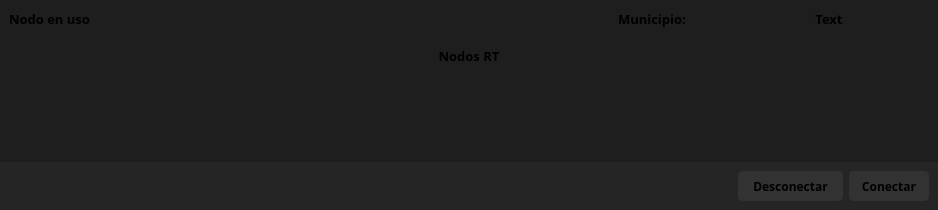
                     <widget class="QFrame" name="page_home_content">
                      <property name="frameShape">
                       <enum>QFrame::NoFrame</enum>
                      </property>
                      <property name="frameShadow">
                       <enum>QFrame::Raised</enum>
                      </property>
                      <layout class="QVBoxLayout" name="verticalLayout_18">
                       <property name="spacing">
                        <number>0</number>
                       </property>
                       <property name="leftMargin">
                        <number>0</number>
                       </property>
                       <property name="topMargin">
                        <number>0</number>
                       </property>
                       <property name="rightMargin">
                        <number>0</number>
                       </property>
                       <property name="bottomMargin">
                        <number>0</number>
                       </property>
                       <item>
                        <widget class="QFrame" name="content_information">
                         <property name="maximumSize">
                          <size>
                           <width>16777215</width>
                           <height>50</height>
                          </size>
                         </property>
                         <property name="styleSheet">
                          <string notr="true">background-color: rgb(30, 30, 30);
border-radius: 0px;</string>
                         </property>
                         <property name="frameShape">
                          <enum>QFrame::NoFrame</enum>
                         </property>
                         <property name="frameShadow">
                          <enum>QFrame::Raised</enum>
                         </property>
                         <layout class="QHBoxLayout" name="horizontalLayout_11">
                          <item>
                           <widget class="QLabel" name="net_node_in_use">
                            <property name="sizePolicy">
                             <sizepolicy hsizetype="Minimum" vsizetype="Preferred">
                              <horstretch>0</horstretch>
                              <verstretch>0</verstretch>
                             </sizepolicy>
                            </property>
                            <property name="maximumSize">
                             <size>
                              <width>167777</width>
                              <height>16777215</height>
                             </size>
                            </property>
                            <property name="font">
                             <font>
                              <family>Segoe UI Semibold</family>
                              <pointsize>10</pointsize>
                              <weight>75</weight>
                              <bold>true</bold>
                             </font>
                            </property>
                            <property name="text">
                             <string>Nodo en uso</string>
                            </property>
                            <property name="alignment">
                             <set>Qt::AlignLeading|Qt::AlignLeft|Qt::AlignVCenter</set>
                            </property>
                            <property name="wordWrap">
                             <bool>true</bool>
                            </property>
                           </widget>
                          </item>
                          <item>
                           <spacer name="horizontalSpacer_6">
                            <property name="orientation">
                             <enum>Qt::Horizontal</enum>
                            </property>
                            <property name="sizeType">
                             <enum>QSizePolicy::Preferred</enum>
                            </property>
                            <property name="sizeHint" stdset="0">
                             <size>
                              <width>360</width>
                              <height>20</height>
                             </size>
                            </property>
                           </spacer>
                          </item>
                          <item>
                           <widget class="QLabel" name="city_label">
                            <property name="maximumSize">
                             <size>
                              <width>105</width>
                              <height>16777215</height>
                             </size>
                            </property>
                            <property name="font">
                             <font>
                              <family>Segoe UI Semibold</family>
                              <pointsize>10</pointsize>
                              <weight>75</weight>
                              <bold>true</bold>
                             </font>
                            </property>
                            <property name="styleSheet">
                             <string notr="true"/>
                            </property>
                            <property name="text">
                             <string>Municipio:</string>
                            </property>
                           </widget>
                          </item>
                          <item>
                           <widget class="QLabel" name="net_node_city">
                            <property name="sizePolicy">
                             <sizepolicy hsizetype="Preferred" vsizetype="Preferred">
                              <horstretch>0</horstretch>
                              <verstretch>0</verstretch>
                             </sizepolicy>
                            </property>
                            <property name="minimumSize">
                             <size>
                              <width>150</width>
                              <height>0</height>
                             </size>
                            </property>
                            <property name="maximumSize">
                             <size>
                              <width>200</width>
                              <height>16777215</height>
                             </size>
                            </property>
                            <property name="font">
                             <font>
                              <family>Segoe UI Semibold</family>
                              <pointsize>10</pointsize>
                              <weight>75</weight>
                              <bold>true</bold>
                             </font>
                            </property>
                            <property name="layoutDirection">
                             <enum>Qt::RightToLeft</enum>
                            </property>
                            <property name="text">
                             <string>Text</string>
                            </property>
                            <property name="alignment">
                             <set>Qt::AlignCenter</set>
                            </property>
                            <property name="wordWrap">
                             <bool>true</bool>
                            </property>
                           </widget>
                          </item>
                         </layout>
                        </widget>
                       </item>
                       <item>
                        <widget class="QFrame" name="frame_4">
                         <property name="frameShape">
                          <enum>QFrame::NoFrame</enum>
                         </property>
                         <property name="frameShadow">
                          <enum>QFrame::Raised</enum>
                         </property>
                         <layout class="QVBoxLayout" name="verticalLayout">
                          <property name="spacing">
                           <number>0</number>
                          </property>
                          <property name="leftMargin">
                           <number>0</number>
                          </property>
                          <property name="topMargin">
                           <number>0</number>
                          </property>
                          <property name="rightMargin">
                           <number>0</number>
                          </property>
                          <property name="bottomMargin">
                           <number>0</number>
                          </property>
                          <item>
                           <widget class="QFrame" name="frame_table_header">
                            <property name="maximumSize">
                             <size>
                              <width>16777215</width>
                              <height>50</height>
                             </size>
                            </property>
                            <property name="styleSheet">
                             <string notr="true">background-color: rgb(30, 30, 30);
border-radius: 0px;
border-bottom-left-radius: 0px;
border-bottom-right-radius: 0px;</string>
                            </property>
                            <property name="frameShape">
                             <enum>QFrame::NoFrame</enum>
                            </property>
                            <property name="frameShadow">
                             <enum>QFrame::Raised</enum>
                            </property>
                            <layout class="QHBoxLayout" name="horizontalLayout_12">
                             <item>
                              <widget class="QLabel" name="label_table_info">
                               <property name="font">
                                <font>
                                 <family>Segoe UI Semibold</family>
                                 <pointsize>10</pointsize>
                                 <weight>75</weight>
                                 <bold>true</bold>
                                </font>
                               </property>
                               <property name="text">
                                <string>Nodos RT</string>
                               </property>
                               <property name="alignment">
                                <set>Qt::AlignCenter</set>
                               </property>
                              </widget>
                             </item>
                            </layout>
                           </widget>
                          </item>
                          <item>
                           <widget class="QFrame" name="frame_table">
                            <property name="frameShape">
                             <enum>QFrame::NoFrame</enum>
                            </property>
                            <property name="frameShadow">
                             <enum>QFrame::Raised</enum>
                            </property>
                            <layout class="QVBoxLayout" name="verticalLayout_17">
                             <property name="spacing">
                              <number>0</number>
                             </property>
                             <property name="leftMargin">
                              <number>0</number>
                             </property>
                             <property name="topMargin">
                              <number>0</number>
                             </property>
                             <property name="rightMargin">
                              <number>0</number>
                             </property>
                             <property name="bottomMargin">
                              <number>0</number>
                             </property>
                             <item>
                              <widget class="QTableWidget" name="rtNodeStatusTable">
                               <property name="enabled">
                                <bool>true</bool>
                               </property>
                               <property name="sizePolicy">
                                <sizepolicy hsizetype="Preferred" vsizetype="Preferred">
                                 <horstretch>0</horstretch>
                                 <verstretch>0</verstretch>
                                </sizepolicy>
                               </property>
                               <property name="maximumSize">
                                <size>
                                 <width>99999</width>
                                 <height>1000</height>
                                </size>
                               </property>
                               <property name="palette">
                                <palette>
                                 <active>
                                  <colorrole role="WindowText">
                                   <brush brushstyle="SolidPattern">
                                    <color alpha="255">
                                     <red>210</red>
                                     <green>210</green>
                                     <blue>210</blue>
                                    </color>
                                   </brush>
                                  </colorrole>
                                  <colorrole role="Button">
                                   <brush brushstyle="SolidPattern">
                                    <color alpha="255">
                                     <red>30</red>
                                     <green>30</green>
                                     <blue>30</blue>
                                    </color>
                                   </brush>
                                  </colorrole>
                                  <colorrole role="Text">
                                   <brush brushstyle="SolidPattern">
                                    <color alpha="255">
                                     <red>210</red>
                                     <green>210</green>
                                     <blue>210</blue>
                                    </color>
                                   </brush>
                                  </colorrole>
                                  <colorrole role="ButtonText">
                                   <brush brushstyle="SolidPattern">
                                    <color alpha="255">
                                     <red>210</red>
                                     <green>210</green>
                                     <blue>210</blue>
                                    </color>
                                   </brush>
                                  </colorrole>
                                  <colorrole role="Base">
                                   <brush brushstyle="SolidPattern">
                                    <color alpha="255">
                                     <red>30</red>
                                     <green>30</green>
                                     <blue>30</blue>
                                    </color>
                                   </brush>
                                  </colorrole>
                                  <colorrole role="Window">
                                   <brush brushstyle="SolidPattern">
                                    <color alpha="255">
                                     <red>30</red>
                                     <green>30</green>
                                     <blue>30</blue>
                                    </color>
                                   </brush>
                                  </colorrole>
                                  <colorrole role="PlaceholderText">
                                   <brush brushstyle="NoBrush">
                                    <color alpha="128">
                                     <red>210</red>
                                     <green>210</green>
                                     <blue>210</blue>
                                    </color>
                                   </brush>
                                  </colorrole>
                                 </active>
                                 <inactive>
                                  <colorrole role="WindowText">
                                   <brush brushstyle="SolidPattern">
                                    <color alpha="255">
                                     <red>210</red>
                                     <green>210</green>
                                     <blue>210</blue>
                                    </color>
                                   </brush>
                                  </colorrole>
                                  <colorrole role="Button">
                                   <brush brushstyle="SolidPattern">
                                    <color alpha="255">
                                     <red>30</red>
                                     <green>30</green>
                                     <blue>30</blue>
                                    </color>
                                   </brush>
                                  </colorrole>
                                  <colorrole role="Text">
                                   <brush brushstyle="SolidPattern">
                                    <color alpha="255">
                                     <red>210</red>
                                     <green>210</green>
                                     <blue>210</blue>
                                    </color>
                                   </brush>
                                  </colorrole>
                                  <colorrole role="ButtonText">
                                   <brush brushstyle="SolidPattern">
                                    <color alpha="255">
                                     <red>210</red>
                                     <green>210</green>
                                     <blue>210</blue>
                                    </color>
                                   </brush>
                                  </colorrole>
                                  <colorrole role="Base">
                                   <brush brushstyle="SolidPattern">
                                    <color alpha="255">
                                     <red>30</red>
                                     <green>30</green>
                                     <blue>30</blue>
                                    </color>
                                   </brush>
                                  </colorrole>
                                  <colorrole role="Window">
                                   <brush brushstyle="SolidPattern">
                                    <color alpha="255">
                                     <red>30</red>
                                     <green>30</green>
                                     <blue>30</blue>
                                    </color>
                                   </brush>
                                  </colorrole>
                                  <colorrole role="PlaceholderText">
                                   <brush brushstyle="NoBrush">
                                    <color alpha="128">
                                     <red>210</red>
                                     <green>210</green>
                                     <blue>210</blue>
                                    </color>
                                   </brush>
                                  </colorrole>
                                 </inactive>
                                 <disabled>
                                  <colorrole role="WindowText">
                                   <brush brushstyle="SolidPattern">
                                    <color alpha="255">
                                     <red>210</red>
                                     <green>210</green>
                                     <blue>210</blue>
                                    </color>
                                   </brush>
                                  </colorrole>
                                  <colorrole role="Button">
                                   <brush brushstyle="SolidPattern">
                                    <color alpha="255">
                                     <red>30</red>
                                     <green>30</green>
                                     <blue>30</blue>
                                    </color>
                                   </brush>
                                  </colorrole>
                                  <colorrole role="Text">
                                   <brush brushstyle="SolidPattern">
                                    <color alpha="255">
                                     <red>210</red>
                                     <green>210</green>
                                     <blue>210</blue>
                                    </color>
                                   </brush>
                                  </colorrole>
                                  <colorrole role="ButtonText">
                                   <brush brushstyle="SolidPattern">
                                    <color alpha="255">
                                     <red>210</red>
                                     <green>210</green>
                                     <blue>210</blue>
                                    </color>
                                   </brush>
                                  </colorrole>
                                  <colorrole role="Base">
                                   <brush brushstyle="SolidPattern">
                                    <color alpha="255">
                                     <red>30</red>
                                     <green>30</green>
                                     <blue>30</blue>
                                    </color>
                                   </brush>
                                  </colorrole>
                                  <colorrole role="Window">
                                   <brush brushstyle="SolidPattern">
                                    <color alpha="255">
                                     <red>30</red>
                                     <green>30</green>
                                     <blue>30</blue>
                                    </color>
                                   </brush>
                                  </colorrole>
                                  <colorrole role="PlaceholderText">
                                   <brush brushstyle="NoBrush">
                                    <color alpha="128">
                                     <red>210</red>
                                     <green>210</green>
                                     <blue>210</blue>
                                    </color>
                                   </brush>
                                  </colorrole>
                                 </disabled>
                                </palette>
                               </property>
                               <property name="focusPolicy">
                                <enum>Qt::NoFocus</enum>
                               </property>
                               <property name="styleSheet">
                                <string notr="true">QTableWidget {	
	background-color: rgb(30, 30, 30);
	padding: 10px;
	border-radius: 0px;
	gridline-color: rgb(44, 49, 60);
	/*border-bottom: 1px solid rgb(44, 49, 60);*/
	border-top-left-radius: 0px;
	border-top-right-radius: 0px;
}
QTableWidget::item{
	border-color: rgb(44, 49, 60);
	padding-left: 5px;
	padding-right: 5px;
	gridline-color: rgb(44, 49, 60);
}
QTableWidget::item:selected{
	background-color: rgb(50, 50, 51);
	color: rgb(219, 219, 219);
}
QScrollBar:horizontal {
    border: none;
    background: rgb(52, 59, 72);
    height: 14px;
    margin: 0px 21px 0 21px;
	border-radius: 0px;
}
 QScrollBar:vertical {
	border: none;
    background: rgb(52, 59, 72);
    width: 14px;
    margin: 21px 0 21px 0;
	border-radius: 0px;
 }
QHeaderView::section{
	Background-color: rgb(39, 44, 54);
	max-width: 30px;
	border: 1px solid rgb(44, 49, 60);
	border-style: none;
    border-bottom: 1px solid rgb(44, 49, 60);
    border-right: 1px solid rgb(44, 49, 60);
}
QTableWidget::horizontalHeader {	
	background-color: rgb(81, 255, 0);
}
QHeaderView::section:horizontal
{
    border: 1px solid rgb(30,30,30);
	background-color: rgb(0, 122, 204);
	padding: 3px;
	border-top-left-radius: 7px;
    border-top-right-radius: 7px;
}
QHeaderView::section:vertical
{
    border: 1px solid rgb(0, 122, 204);
}
</string>
                               </property>
                               <property name="frameShape">
                                <enum>QFrame::NoFrame</enum>
                               </property>
                               <property name="verticalScrollBarPolicy">
                                <enum>Qt::ScrollBarAsNeeded</enum>
                               </property>
                               <property name="horizontalScrollBarPolicy">
                                <enum>Qt::ScrollBarAsNeeded</enum>
                               </property>
                               <property name="sizeAdjustPolicy">
                                <enum>QAbstractScrollArea::AdjustToContents</enum>
                               </property>
                               <property name="autoScroll">
                                <bool>true</bool>
                               </property>
                               <property name="autoScrollMargin">
                                <number>16</number>
                               </property>
                               <property name="editTriggers">
                                <set>QAbstractItemView::NoEditTriggers</set>
                               </property>
                               <property name="alternatingRowColors">
                                <bool>false</bool>
                               </property>
                               <property name="selectionMode">
                                <enum>QAbstractItemView::SingleSelection</enum>
                               </property>
                               <property name="selectionBehavior">
                                <enum>QAbstractItemView::SelectRows</enum>
                               </property>
                               <property name="verticalScrollMode">
                                <enum>QAbstractItemView::ScrollPerPixel</enum>
                               </property>
                               <property name="horizontalScrollMode">
                                <enum>QAbstractItemView::ScrollPerPixel</enum>
                               </property>
                               <property name="showGrid">
                                <bool>true</bool>
                               </property>
                               <property name="gridStyle">
                                <enum>Qt::SolidLine</enum>
                               </property>
                               <property name="sortingEnabled">
                                <bool>true</bool>
                               </property>
                               <property name="wordWrap">
                                <bool>true</bool>
                               </property>
                               <property name="rowCount">
                                <number>0</number>
                               </property>
                               <attribute name="horizontalHeaderVisible">
                                <bool>false</bool>
                               </attribute>
                               <attribute name="horizontalHeaderCascadingSectionResizes">
                                <bool>false</bool>
                               </attribute>
                               <attribute name="horizontalHeaderDefaultSectionSize">
                                <number>200</number>
                               </attribute>
                               <attribute name="horizontalHeaderStretchLastSection">
                                <bool>true</bool>
                               </attribute>
                               <attribute name="verticalHeaderVisible">
                                <bool>false</bool>
                               </attribute>
                               <attribute name="verticalHeaderCascadingSectionResizes">
                                <bool>false</bool>
                               </attribute>
                               <attribute name="verticalHeaderMinimumSectionSize">
                                <number>30</number>
                               </attribute>
                               <attribute name="verticalHeaderDefaultSectionSize">
                                <number>30</number>
                               </attribute>
                               <attribute name="verticalHeaderHighlightSections">
                                <bool>false</bool>
                               </attribute>
                               <attribute name="verticalHeaderStretchLastSection">
                                <bool>false</bool>
                               </attribute>
                              </widget>
                             </item>
                            </layout>
                           </widget>
                          </item>
                          <item>
                           <widget class="QFrame" name="frame_2">
                            <property name="maximumSize">
                             <size>
                              <width>16777215</width>
                              <height>50</height>
                             </size>
                            </property>
                            <property name="styleSheet">
                             <string notr="true">background-color: rgb(37, 37, 38);</string>
                            </property>
                            <property name="frameShape">
                             <enum>QFrame::NoFrame</enum>
                            </property>
                            <property name="frameShadow">
                             <enum>QFrame::Raised</enum>
                            </property>
                            <layout class="QHBoxLayout" name="horizontalLayout_15">
                             <item>
                              <spacer name="horizontalSpacer_7">
                               <property name="orientation">
                                <enum>Qt::Horizontal</enum>
                               </property>
                               <property name="sizeHint" stdset="0">
                                <size>
                                 <width>729</width>
                                 <height>20</height>
                                </size>
                               </property>
                              </spacer>
                             </item>
                             <item>
                              <widget class="QPushButton" name="disconnect_btn">
                               <property name="sizePolicy">
                                <sizepolicy hsizetype="Minimum" vsizetype="Fixed">
                                 <horstretch>0</horstretch>
                                 <verstretch>0</verstretch>
                                </sizepolicy>
                               </property>
                               <property name="minimumSize">
                                <size>
                                 <width>105</width>
                                 <height>30</height>
                                </size>
                               </property>
                               <property name="font">
                                <font>
                                 <family>Segoe UI Semibold</family>
                                 <pointsize>9</pointsize>
                                 <weight>75</weight>
                                 <bold>true</bold>
                                </font>
                               </property>
                               <property name="styleSheet">
                                <string notr="true">QPushButton {
	border: 2px solid rgb(50, 50, 51);
	border-radius: 5px;	
	background-color: rgb(50, 50, 51);
}
QPushButton:hover {
	background-color: rgb(56, 56, 57);
	border: 2px solid rgb(56, 56, 57);
}
QPushButton:pressed {	
	background-color: rgb(56, 56, 57);
	border: 1px solid rgb(0, 122, 204);
}</string>
                               </property>
                               <property name="text">
                                <string>Desconectar</string>
                               </property>
                              </widget>
                             </item>
                             <item>
                              <widget class="QPushButton" name="connect_btn">
                               <property name="minimumSize">
                                <size>
                                 <width>80</width>
                                 <height>30</height>
                                </size>
                               </property>
                               <property name="font">
                                <font>
                                 <family>Segoe UI Semibold</family>
                                 <pointsize>9</pointsize>
                                 <weight>75</weight>
                                 <bold>true</bold>
                                </font>
                               </property>
                               <property name="styleSheet">
                                <string notr="true">QPushButton {
	border: 2px solid rgb(50, 50, 51);
	border-radius: 5px;	
	background-color: rgb(50, 50, 51);
}
QPushButton:hover {
	background-color: rgb(56, 56, 57);
	border: 2px solid rgb(56, 56, 57);
}
QPushButton:pressed {	
	background-color: rgb(56, 56, 57);
	border: 1px solid rgb(0, 122, 204);
}</string>
                               </property>
                               <property name="text">
                                <string>Conectar</string>
                               </property>
                              </widget>
                             </item>
                            </layout>
                           </widget>
                          </item>
                         </layout>
                        </widget>
                       </item>
                      </layout>
                     </widget>
